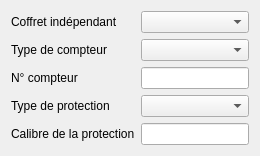
             <widget class="QWidget" name="tab_7">
              <attribute name="title">
               <string>Comptage</string>
              </attribute>
              <layout class="QGridLayout" name="gridLayout_14">
               <item row="1" column="0">
                <widget class="QLabel" name="label_8">
                 <property name="text">
                  <string>Type de compteur</string>
                 </property>
                 <property name="wordWrap">
                  <bool>true</bool>
                 </property>
                </widget>
               </item>
               <item row="2" column="0">
                <widget class="QLabel" name="label_25">
                 <property name="text">
                  <string>N° compteur</string>
                 </property>
                 <property name="wordWrap">
                  <bool>true</bool>
                 </property>
                </widget>
               </item>
               <item row="1" column="1">
                <widget class="QComboBox" name="comboBox_typecompt"/>
               </item>
               <item row="0" column="0">
                <widget class="QLabel" name="label_6">
                 <property name="text">
                  <string>Coffret indépendant</string>
                 </property>
                 <property name="wordWrap">
                  <bool>true</bool>
                 </property>
                </widget>
               </item>
               <item row="2" column="1">
                <widget class="QLineEdit" name="lineEdit_numcompt"/>
               </item>
               <item row="0" column="1">
                <widget class="QComboBox" name="comboBox_coff_indep"/>
               </item>
               <item row="3" column="1">
                <widget class="QComboBox" name="comboBox_type_protect"/>
               </item>
               <item row="3" column="0">
                <widget class="QLabel" name="label_26">
                 <property name="text">
                  <string>Type de protection</string>
                 </property>
                 <property name="wordWrap">
                  <bool>true</bool>
                 </property>
                </widget>
               </item>
               <item row="4" column="0">
                <widget class="QLabel" name="label_27">
                 <property name="text">
                  <string>Calibre de la protection</string>
                 </property>
                 <property name="wordWrap">
                  <bool>true</bool>
                 </property>
                </widget>
               </item>
               <item row="4" column="1">
                <widget class="QLineEdit" name="lineEdit_calibre_compt"/>
               </item>
              </layout>
             </widget>
